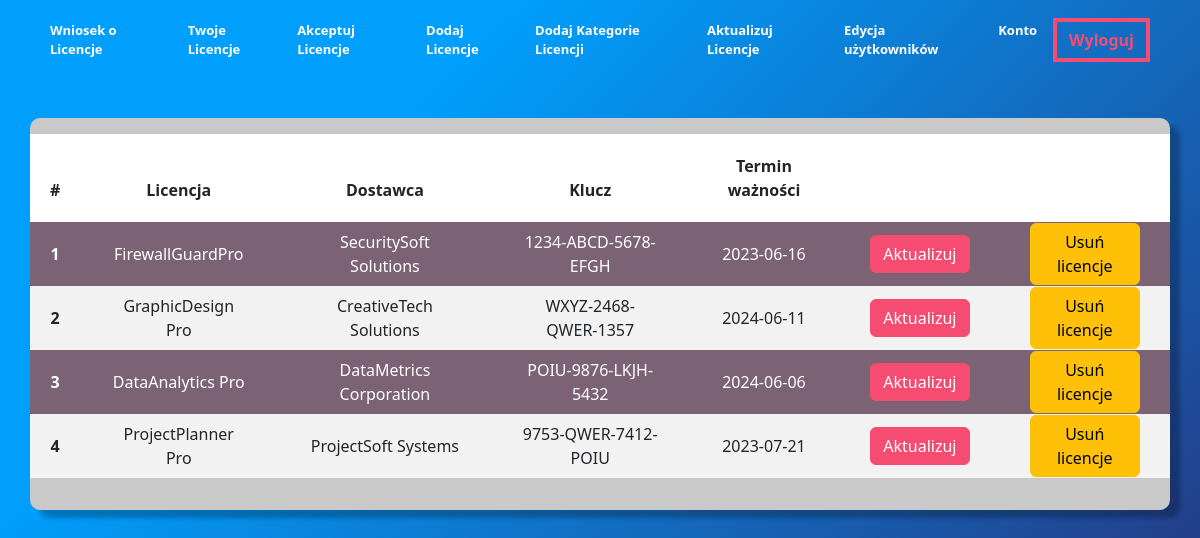
Page /ManageLicense/licenseUpdate.php (signed in) on the committed database.
### tables this page shows
CREATE TABLE `license` (
  `license_ID` int(11) NOT NULL,
  `license_name` varchar(50) NOT NULL,
  `license_supplier` varchar(50) NOT NULL,
  `license_serialNumber` varchar(100) NOT NULL,
  `license_buyDate` date NOT NULL,
  `license_endDate` date NOT NULL,
  `license_description` longtext NOT NULL,
  `category_ID` int(11) NOT NULL
);

### ManageLicense/classes/Dbcon.php (called while the page is built, shortened)
<?php
class Dbcon
{
    protected function connect()
    {
        try {
            $username = "root";
            $password = "";
            $dbcon = new PDO('mysql:host=localhost;dbname=licencje', $username, $password);
            return $dbcon;
        } catch (PDOException $e) {
            print "Eroor!: " . $e->getMessage() . "<br/>";
            die();
        }
    }
}

### ManageLicense/classes/License.php (called while the page is built, shortened)
<?php
class License extends Dbcon
{
    public function getLicense()
    {
        $stmt = $this->connect()->prepare('SELECT * FROM license');
        if (!$stmt->execute()) {
            header("location: ../index.php?error=stmtfailed");
            exit();
        }
        $licenseDate = $stmt->fetchAll(PDO::FETCH_ASSOC);
        return $licenseDate;
    }
}

### ManageLicense/licenseUpdate.php (the view, shortened to what this page needs)
<?php
require_once('classes/Dbcon.php');
include "partials/header.php";
include "partials/menu.php";
include "classes/License.php";
?>
<?php
$getLicense = new License();
$allLicenses = $getLicense->getLicense();
?>
    <div class="formularze">
        <form action="licenseUpdateForm.php" method="POST">
            <div class="container tableColour">
                <table class="table table-striped">
                    <thead class="text-center">
                    <tr>
                        <th scope="col">#</th>
                        <th scope="col">Licencja</th>
                        <th scope="col">Dostawca</th>
                        <th scope="col">Klucz</th>
                        <th scope="col">Termin ważności</th>
                        <th scope="col"></th>
                        <th scope="col"></th>
                    </tr>
                    </thead>
                    <?php
                    $i = 1;
                    foreach ($allLicenses
                    as $row) {
                    if ($i % 2 !== 0) $color = 'tdColorMain';
                    else $color = '';
                    ?>
                    <tbody class="text-center <?php echo $color ?>">
                    <tr>
                        <th scope="row"><?php echo $i++ ?></th>
                        <td class="align-middle"><?php echo $row['license_name'] ?> </td>
                        <td class="align-middle"><?php echo $row['license_supplier'] ?> </td>
                        <td class="align-middle"><?php echo $row['license_serialNumber'] ?> </td>
                        <td class="align-middle"><?php echo $row['license_endDate'] ?> </td>
                        <td class="align-middle">
                            <button type="submit" class="btn btn-Main" name="modify"
                                    value="<?php echo $row['license_ID']
                                    ?>">Aktualizuj
                            </button>
                        </td>
                        <td class="align-middle">
                            <button type="submit" class="btn btn-warning" name="delete"
                                    value="<?php echo $row['license_ID']
                                    ?>">Usuń licencje
                            </button>
                        </td>
                    </tr>
                    <?php
                    }
                    ?>
                    </tbody>
                </table>
            </div>
        </form>
    </div>
<?php
include "partials/footer.php";
?>

### rows in the picture
license: license_name "FirewallGuardPro", license_supplier "SecuritySoft Solutions", license_serialNumber "1234-ABCD-5678-EFGH", license_endDate "2023-06-16"
license: license_name "GraphicDesign Pro", license_supplier "CreativeTech Solutions", license_serialNumber "WXYZ-2468-QWER-1357", license_endDate "2024-06-11"
license: license_name "DataAnalytics Pro", license_supplier "DataMetrics Corporation", license_serialNumber "POIU-9876-LKJH-5432", license_endDate "2024-06-06"
license: license_name "ProjectPlanner Pro", license_supplier "ProjectSoft Systems", license_serialNumber "9753-QWER-7412-POIU", license_endDate "2023-07-21", $row['license_ID'] 5 (drawn)
